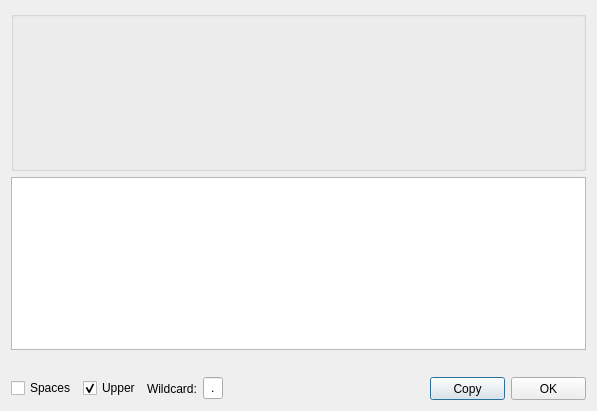
<?xml version="1.0" encoding="UTF-8"?>
<ui version="4.0">
 <class>QXHexSignature</class>
 <widget class="QDialog" name="QXHexSignature">
  <property name="windowModality">
   <enum>Qt::ApplicationModal</enum>
  </property>
  <property name="geometry">
   <rect>
    <x>0</x>
    <y>0</y>
    <width>597</width>
    <height>411</height>
   </rect>
  </property>
  <property name="minimumSize">
   <size>
    <width>580</width>
    <height>340</height>
   </size>
  </property>
  <property name="windowTitle">
   <string>Signature</string>
  </property>
  <property name="modal">
   <bool>true</bool>
  </property>
  <layout class="QVBoxLayout" name="verticalLayout_2">
   <item>
    <widget class="QGroupBox" name="GroupBox">
     <property name="minimumSize">
      <size>
       <width>0</width>
       <height>160</height>
      </size>
     </property>
     <layout class="QVBoxLayout" name="verticalLayout">
      <property name="spacing">
       <number>0</number>
      </property>
      <property name="leftMargin">
       <number>0</number>
      </property>
      <property name="topMargin">
       <number>0</number>
      </property>
      <property name="rightMargin">
       <number>0</number>
      </property>
      <property name="bottomMargin">
       <number>0</number>
      </property>
      <item>
       <layout class="QHBoxLayout" name="horizontalLayout0">
        <property name="spacing">
         <number>0</number>
        </property>
        <property name="sizeConstraint">
         <enum>QLayout::SetDefaultConstraint</enum>
        </property>
       </layout>
      </item>
      <item>
       <layout class="QHBoxLayout" name="horizontalLayout1">
        <property name="spacing">
         <number>0</number>
        </property>
       </layout>
      </item>
      <item>
       <layout class="QHBoxLayout" name="horizontalLayout2">
        <property name="spacing">
         <number>0</number>
        </property>
       </layout>
      </item>
      <item>
       <layout class="QHBoxLayout" name="horizontalLayout3">
        <property name="spacing">
         <number>0</number>
        </property>
       </layout>
      </item>
      <item>
       <layout class="QHBoxLayout" name="horizontalLayout4">
        <property name="spacing">
         <number>0</number>
        </property>
       </layout>
      </item>
      <item>
       <layout class="QHBoxLayout" name="horizontalLayout5">
        <property name="spacing">
         <number>0</number>
        </property>
       </layout>
      </item>
      <item>
       <layout class="QHBoxLayout" name="horizontalLayout6">
        <property name="spacing">
         <number>0</number>
        </property>
       </layout>
      </item>
      <item>
       <layout class="QHBoxLayout" name="horizontalLayout7">
        <property name="spacing">
         <number>0</number>
        </property>
       </layout>
      </item>
     </layout>
    </widget>
   </item>
   <item>
    <widget class="QTextEditX" name="textEditSignature">
     <property name="readOnly">
      <bool>true</bool>
     </property>
    </widget>
   </item>
   <item>
    <spacer name="verticalSpacer">
     <property name="orientation">
      <enum>Qt::Vertical</enum>
     </property>
     <property name="sizeHint" stdset="0">
      <size>
       <width>20</width>
       <height>40</height>
      </size>
     </property>
    </spacer>
   </item>
   <item>
    <layout class="QHBoxLayout" name="horizontalLayout">
     <item>
      <widget class="QCheckBoxX" name="checkBoxSpaces">
       <property name="text">
        <string>Spaces</string>
       </property>
      </widget>
     </item>
     <item>
      <widget class="QCheckBoxX" name="checkBoxUpper">
       <property name="text">
        <string>Upper</string>
       </property>
       <property name="checked">
        <bool>true</bool>
       </property>
      </widget>
     </item>
     <item>
      <widget class="QLabel" name="labelWildcard">
       <property name="text">
        <string>Wildcard:</string>
       </property>
      </widget>
     </item>
     <item>
      <widget class="QLineEditX" name="lineEditWildcard">
       <property name="maximumSize">
        <size>
         <width>20</width>
         <height>16777215</height>
        </size>
       </property>
       <property name="text">
        <string notr="true">.</string>
       </property>
       <property name="maxLength">
        <number>1</number>
       </property>
       <property name="alignment">
        <set>Qt::AlignCenter</set>
       </property>
      </widget>
     </item>
     <item>
      <spacer name="horizontalSpacer">
       <property name="orientation">
        <enum>Qt::Horizontal</enum>
       </property>
       <property name="sizeHint" stdset="0">
        <size>
         <width>40</width>
         <height>20</height>
        </size>
       </property>
      </spacer>
     </item>
     <item>
      <widget class="QPushButtonX" name="pushButtonCopy">
       <property name="minimumSize">
        <size>
         <width>75</width>
         <height>23</height>
        </size>
       </property>
       <property name="maximumSize">
        <size>
         <width>75</width>
         <height>23</height>
        </size>
       </property>
       <property name="text">
        <string>Copy</string>
       </property>
      </widget>
     </item>
     <item>
      <widget class="QPushButtonX" name="pushButtonClose">
       <property name="minimumSize">
        <size>
         <width>75</width>
         <height>23</height>
        </size>
       </property>
       <property name="maximumSize">
        <size>
         <width>75</width>
         <height>23</height>
        </size>
       </property>
       <property name="text">
        <string>OK</string>
       </property>
      </widget>
     </item>
    </layout>
   </item>
  </layout>
 </widget>
 <customwidgets>
  <customwidget>
   <class>QPushButtonX</class>
   <extends>QPushButton</extends>
   <header>qpushbuttonx.h</header>
  </customwidget>
  <customwidget>
   <class>QLineEditX</class>
   <extends>QLineEdit</extends>
   <header>qlineeditx.h</header>
  </customwidget>
  <customwidget>
   <class>QCheckBoxX</class>
   <extends>QCheckBox</extends>
   <header>qcheckboxx.h</header>
  </customwidget>
  <customwidget>
   <class>QTextEditX</class>
   <extends>QTextEdit</extends>
   <header>qtexteditx.h</header>
  </customwidget>
 </customwidgets>
 <resources/>
 <connections/>
</ui>
